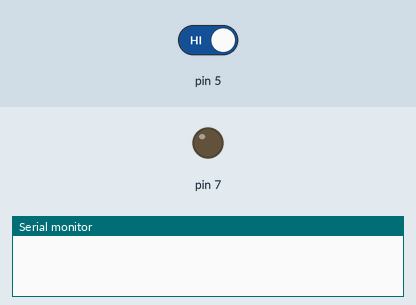
This sketch was run on a simulated Arduino Uno, built with avr-gcc and run on an emulated ATmega328P. On the bench: output pins drawn as LEDs (lit = HIGH), the last lines printed to the serial monitor. The test bench sets the inputs (shaded band); at power-on: pin 5 HIGH. The local clock reads 2024-03-15 10:24:30 at power-on unless the sketch sets it.

Above: at 1.2 s.
1.3 s: pin 5 driven LOW
At 1.9 s:
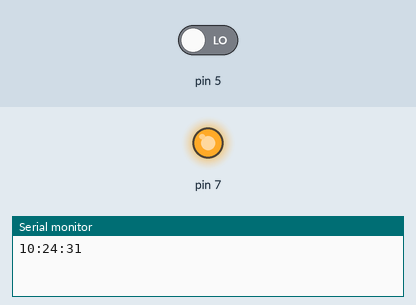
2.8 s: pin 5 driven HIGH
At 4.3 s:
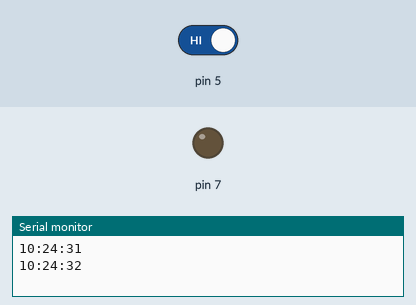
Timing chart, 0 to 5.8 s (numbered marks = the images above; inputs shaded):
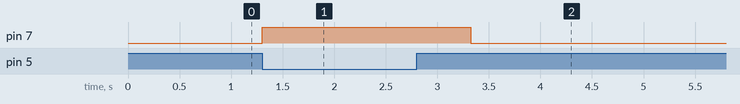

The sketch:

NovoHorario.ino
```cpp
#include <Rtc_Pcf8563.h>

Rtc_Pcf8563 rtc;
int button = 0;

void SoarLongo() {
  digitalWrite(7, LOW);
  delay(8000);
  digitalWrite(7, HIGH);
}

void SoarCurto() {
  digitalWrite(7, LOW);
  delay(1200);
  digitalWrite(7, HIGH);
}

void setup() {
  //clear out the registers
  // rtc.initClock();
  //set a time to start with.
  //day, weekday, month, century(1=1900, 0=2000), year(0-99)
  // rtc.setDate(14, 3, 9, 0, 21);
  //hr, min, sec
  // rtc.setTime(1, 15, 0);
  Serial.begin(9600);
  pinMode(7, OUTPUT);
  pinMode(5, INPUT);
}

void loop() {
  button = digitalRead(5);
  if(button == LOW) {
    digitalWrite(7, HIGH);
    Serial.println(rtc.formatTime());
    delay(1000);
    if(rtc.getHour() == 12 and rtc.getMinute() == 30 and rtc.getSecond() == 0) {
      SoarLongo();
    }
    else if(rtc.getHour() == 13 and rtc.getMinute() == 20 and rtc.getSecond() == 0) {
      SoarCurto();
    }
    else if(rtc.getHour() == 14 and rtc.getMinute() == 10 and rtc.getSecond() == 0) {
      SoarCurto();
    }
    else if(rtc.getHour() == 15 and rtc.getMinute() == 0 and rtc.getSecond() == 0) {
      SoarLongo();
    }
    else if(rtc.getHour() == 15 and rtc.getMinute() == 20 and rtc.getSecond() == 0) {
      SoarLongo();
    }
    else if(rtc.getHour() == 16 and rtc.getMinute() == 10 and rtc.getSecond() == 0) {
      SoarCurto();
    }
    else if(rtc.getHour() == 17 and rtc.getMinute() == 0 and rtc.getSecond() == 0) {
      SoarLongo();
    }
    digitalWrite(7, HIGH);
  }
  else {
    digitalWrite(7, LOW);
  }
}
```

Measured:
- after the input at 1.3 s, pin 7: LOW → HIGH at once
- after the input at 2.8 s, pin 7: HIGH → LOW after 0.52 s
